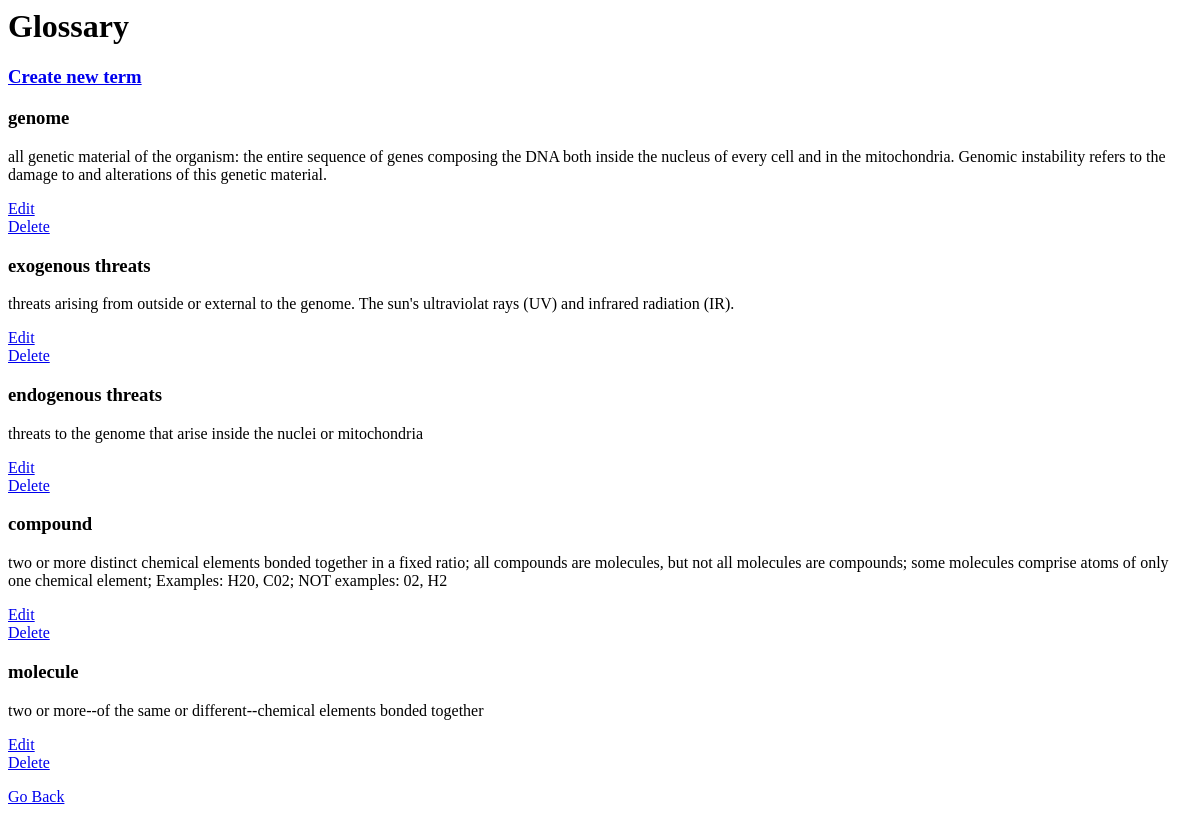
Before: /aging_hallmarks/glossary with the older database file.
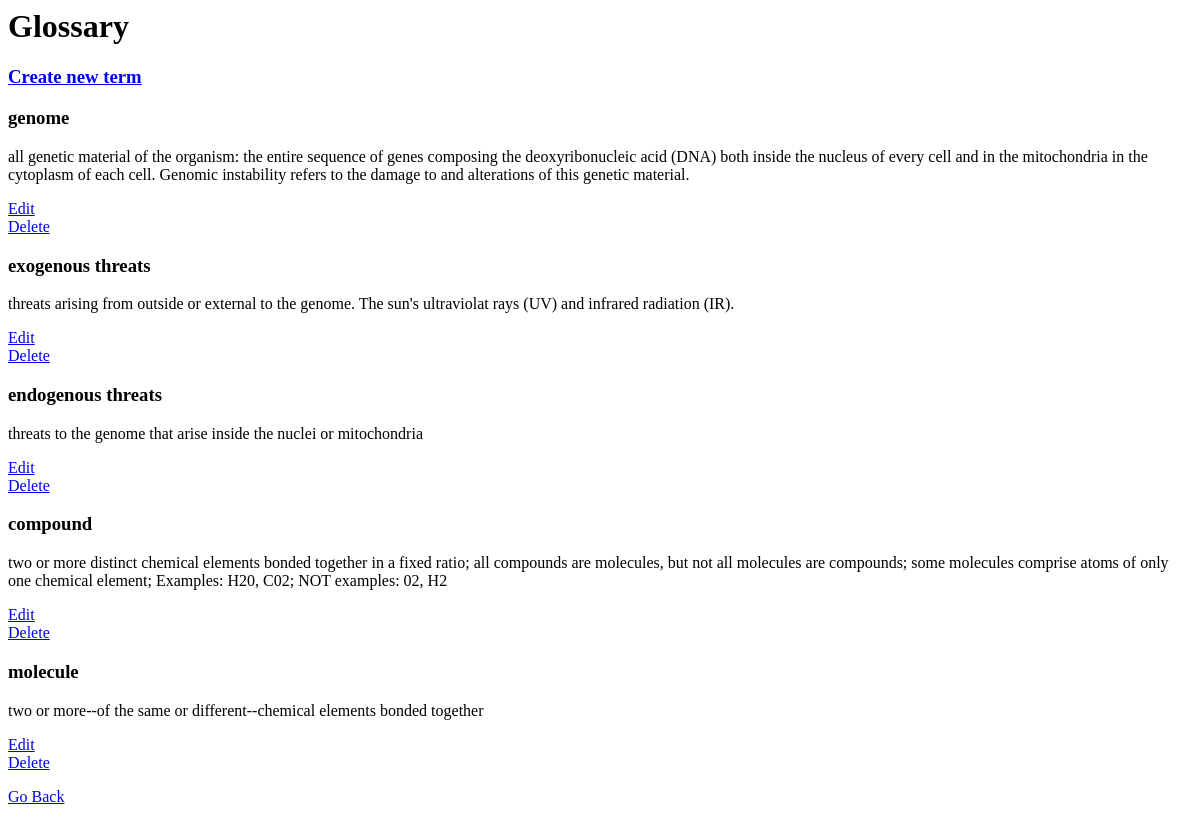
After: the same page with the newer database file.
### db_setup.py (models this page shows)
class GlossaryofTerms(Base):
    __tablename__ = 'glossary'
    id = Column(Integer, primary_key = True)
    name = Column(String(100), nullable = False)
    definition = Column(String(500))

### app.py (the view)
@app.route('/aging_hallmarks/glossary')
def glossary():
    glossary = session.query(GlossaryofTerms).all()
    return render_template('glossary.html', glossary = glossary)

### templates/glossary.html (shortened to what this page needs)
<html><body>
<h1>Glossary</h1>
<h3><a href = "{{url_for('newTerm')}}">Create new term</a></h3>
{% for term in glossary %}
<h3>{{term.name}}</h3>
    <p>
    {{term.definition}}
    </p>
    <p>
        <a href = "{{url_for('editTerm', term_id = term.id)}}">Edit</a>
        <a href = "{{url_for('deleteTerm', term_id = term.id)}}">Delete</a>
    </p>
{% endfor %}
<p><a href = "{{url_for('agingHallmarks')}}">Go Back</a></p>
</body></html>

Changed rows visible on the page:
changed GlossaryofTerms "genome": definition "…of genes composing the DNA both inside the nucleus of every cell and in the mitochondria. Genomic instability refers to…" → "…of genes composing the deoxyribonucleic acid (DNA) both inside the nucleus of every cell and in the mitochondria in the cytoplasm of each cell. Genomic instability refers to…"
